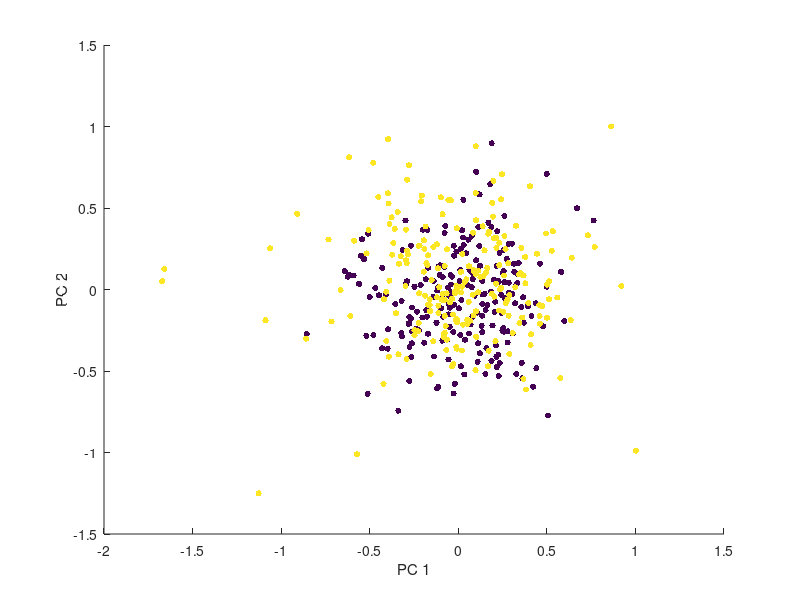

MATLAB code to generate this figure:
load scz_geneset_example.mat
n0=size(Zctl,1);
n1=size(Zscz,1);
dizgroup=1+([zeros(n0,1);ones(n1,1)]);
%[~,~,mah0] = robustcov(Zctl,'OutlierFraction',0.5);
%[~,~,mah1] = robustcov(Zscz,'OutlierFraction',0.5);
%z=[mah0;mah1];
z=[mah_ctl;mah_scz];
[p1] = anova1(z,dizgroup,'off')
[p2] = anova1(z.^2,dizgroup,'off')
            
%%
X=[Zctl; Zscz];
[~,s]=pca(X);
figure;
scatter(s(:,1),s(:,2),20,dizgroup,'filled')
xlabel('PC 1')
ylabel('PC 2')
